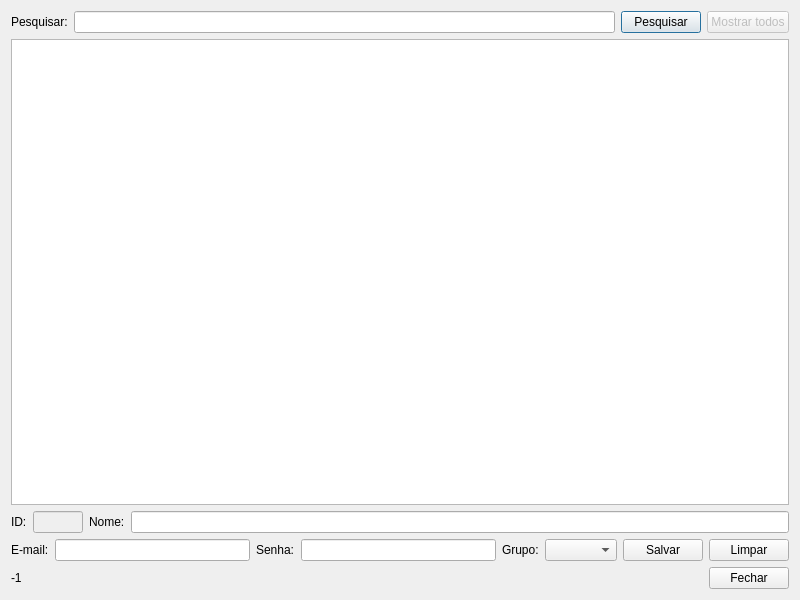
<?xml version="1.0" encoding="UTF-8"?>
<ui version="4.0">
 <class>fm_colaboradores</class>
 <widget class="QDialog" name="fm_colaboradores">
  <property name="geometry">
   <rect>
    <x>0</x>
    <y>0</y>
    <width>800</width>
    <height>600</height>
   </rect>
  </property>
  <property name="windowTitle">
   <string>Colaboradores - Agenda de contatos</string>
  </property>
  <property name="windowIcon">
   <iconset resource="resource_files.qrc">
    <normaloff>:/ico/images/icone.png</normaloff>:/ico/images/icone.png</iconset>
  </property>
  <layout class="QGridLayout" name="gridLayout">
   <item row="0" column="0">
    <layout class="QHBoxLayout" name="horizontalLayout">
     <item>
      <widget class="QLabel" name="label">
       <property name="text">
        <string>Pesquisar:</string>
       </property>
      </widget>
     </item>
     <item>
      <widget class="QLineEdit" name="lineEdit_pesquisar"/>
     </item>
     <item>
      <widget class="QPushButton" name="pushButton_pesquisar">
       <property name="text">
        <string>Pesquisar</string>
       </property>
      </widget>
     </item>
     <item>
      <widget class="QPushButton" name="pushButton_mostrar_todos">
       <property name="enabled">
        <bool>false</bool>
       </property>
       <property name="text">
        <string>Mostrar todos</string>
       </property>
      </widget>
     </item>
    </layout>
   </item>
   <item row="1" column="0">
    <widget class="QTableWidget" name="tableWidget_colaboradores"/>
   </item>
   <item row="2" column="0">
    <layout class="QHBoxLayout" name="horizontalLayout_3">
     <item>
      <widget class="QLabel" name="label_2">
       <property name="text">
        <string>ID:</string>
       </property>
      </widget>
     </item>
     <item>
      <widget class="QLineEdit" name="lineEdit_id">
       <property name="enabled">
        <bool>false</bool>
       </property>
       <property name="maximumSize">
        <size>
         <width>50</width>
         <height>16777215</height>
        </size>
       </property>
      </widget>
     </item>
     <item>
      <widget class="QLabel" name="label_3">
       <property name="text">
        <string>Nome:</string>
       </property>
      </widget>
     </item>
     <item>
      <widget class="QLineEdit" name="lineEdit_nome"/>
     </item>
    </layout>
   </item>
   <item row="3" column="0">
    <layout class="QHBoxLayout" name="horizontalLayout_2">
     <item>
      <widget class="QLabel" name="label_4">
       <property name="text">
        <string>E-mail:</string>
       </property>
      </widget>
     </item>
     <item>
      <widget class="QLineEdit" name="lineEdit_email"/>
     </item>
     <item>
      <widget class="QLabel" name="label_5">
       <property name="text">
        <string>Senha:</string>
       </property>
      </widget>
     </item>
     <item>
      <widget class="QLineEdit" name="lineEdit_senha">
       <property name="echoMode">
        <enum>QLineEdit::Password</enum>
       </property>
      </widget>
     </item>
     <item>
      <widget class="QLabel" name="label_6">
       <property name="text">
        <string>Grupo:</string>
       </property>
      </widget>
     </item>
     <item>
      <widget class="QComboBox" name="comboBox_grupo"/>
     </item>
     <item>
      <widget class="QPushButton" name="pushButton_salvar">
       <property name="text">
        <string>Salvar</string>
       </property>
      </widget>
     </item>
     <item>
      <widget class="QPushButton" name="pushButton_limpar">
       <property name="text">
        <string>Limpar</string>
       </property>
      </widget>
     </item>
    </layout>
   </item>
   <item row="4" column="0">
    <layout class="QHBoxLayout" name="horizontalLayout_4">
     <item>
      <widget class="QLabel" name="label_selected_row">
       <property name="text">
        <string>-1</string>
       </property>
      </widget>
     </item>
     <item>
      <spacer name="horizontalSpacer">
       <property name="orientation">
        <enum>Qt::Horizontal</enum>
       </property>
       <property name="sizeHint" stdset="0">
        <size>
         <width>40</width>
         <height>20</height>
        </size>
       </property>
      </spacer>
     </item>
     <item>
      <widget class="QPushButton" name="pushButton_fechar">
       <property name="text">
        <string>Fechar</string>
       </property>
      </widget>
     </item>
    </layout>
   </item>
  </layout>
 </widget>
 <resources>
  <include location="resource_files.qrc"/>
 </resources>
 <connections/>
</ui>
